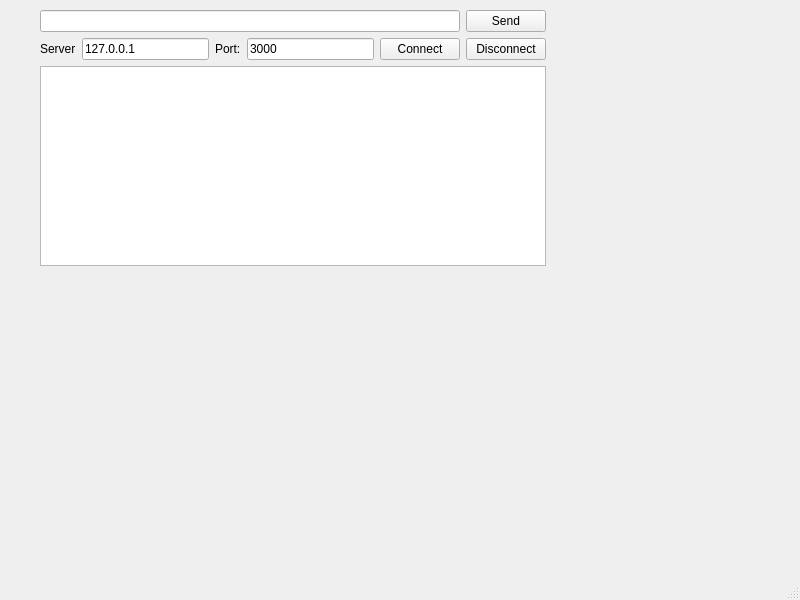
<?xml version="1.0" encoding="UTF-8"?>
<ui version="4.0">
 <class>MainWindo</class>
 <widget class="QMainWindow" name="MainWindo">
  <property name="geometry">
   <rect>
    <x>0</x>
    <y>0</y>
    <width>800</width>
    <height>600</height>
   </rect>
  </property>
  <property name="windowTitle">
   <string>MainWindow</string>
  </property>
  <widget class="QWidget" name="centralwidget">
   <widget class="QWidget" name="layoutWidget">
    <property name="geometry">
     <rect>
      <x>40</x>
      <y>10</y>
      <width>506</width>
      <height>256</height>
     </rect>
    </property>
    <layout class="QVBoxLayout" name="verticalLayout">
     <item>
      <layout class="QHBoxLayout" name="horizontalLayout_2">
       <item>
        <widget class="QLineEdit" name="txtMessage"/>
       </item>
       <item>
        <widget class="QPushButton" name="btnSend">
         <property name="text">
          <string>Send</string>
         </property>
        </widget>
       </item>
      </layout>
     </item>
     <item>
      <layout class="QHBoxLayout" name="horizontalLayout">
       <item>
        <widget class="QLabel" name="label">
         <property name="text">
          <string>Server</string>
         </property>
        </widget>
       </item>
       <item>
        <widget class="QLineEdit" name="txtServer">
         <property name="text">
          <string>127.0.0.1</string>
         </property>
        </widget>
       </item>
       <item>
        <widget class="QLabel" name="label_2">
         <property name="text">
          <string>Port:</string>
         </property>
        </widget>
       </item>
       <item>
        <widget class="QLineEdit" name="txtPort">
         <property name="text">
          <string>3000</string>
         </property>
        </widget>
       </item>
       <item>
        <widget class="QPushButton" name="btnConnect">
         <property name="text">
          <string>Connect</string>
         </property>
        </widget>
       </item>
       <item>
        <widget class="QPushButton" name="btnDisconnect">
         <property name="text">
          <string>Disconnect</string>
         </property>
        </widget>
       </item>
      </layout>
     </item>
     <item>
      <widget class="QListView" name="listView"/>
     </item>
    </layout>
   </widget>
  </widget>
  <widget class="QMenuBar" name="menubar">
   <property name="geometry">
    <rect>
     <x>0</x>
     <y>0</y>
     <width>800</width>
     <height>21</height>
    </rect>
   </property>
  </widget>
  <widget class="QStatusBar" name="statusbar"/>
 </widget>
 <resources/>
 <connections/>
</ui>
